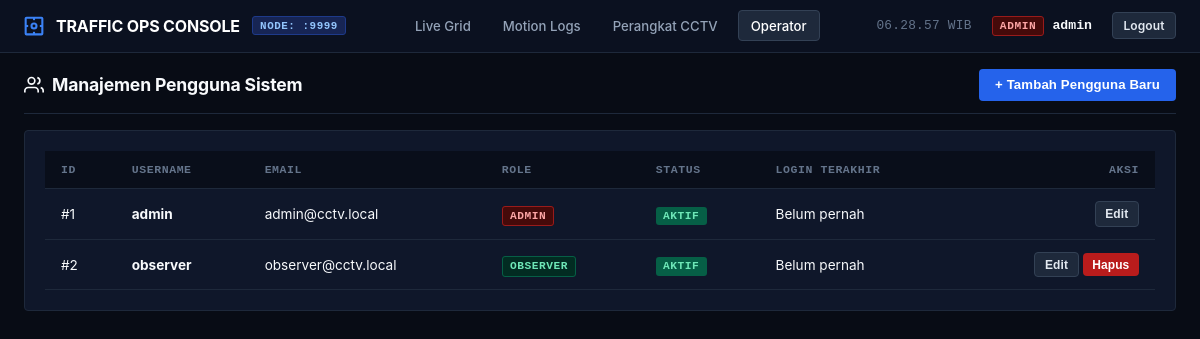
Page /admin/users (signed in) on the committed database.
### tables this page shows
CREATE TABLE IF NOT EXISTS `users` (
    `id` INT AUTO_INCREMENT PRIMARY KEY,
    `username` VARCHAR(50) NOT NULL UNIQUE,
    `email` VARCHAR(100) NOT NULL UNIQUE,
    `password_hash` VARCHAR(255) NOT NULL,
    `role` ENUM('admin', 'observer') NOT NULL DEFAULT 'observer',
    `is_active` TINYINT(1) NOT NULL DEFAULT 1,
    `last_login_at` DATETIME NULL,
    `created_at` DATETIME NOT NULL DEFAULT CURRENT_TIMESTAMP,
    `updated_at` DATETIME NOT NULL DEFAULT CURRENT_TIMESTAMP ON UPDATE CURRENT_TIMESTAMP,
    INDEX `idx_users_role` (`role`),
    INDEX `idx_users_status` (`is_active`)
);

### controllers/UserController.php (called while the page is built, shortened)
<?php
require_once __DIR__ . '/../models/User.php';
require_once __DIR__ . '/../config/security.php';
class UserController {
    public function index(): void {
        $currentUser = requireAdmin();
        $users = User::all();
        require __DIR__ . '/../views/admin/users.php';
    }
}

### models/User.php (called while the page is built, shortened)
<?php
class User {
    public static function all(): array {
        $db = Database::getConnection();
        $stmt = $db->query('SELECT id, username, email, role, is_active, last_login_at, created_at FROM users ORDER BY id ASC');
        return $stmt->fetchAll();
    }
}

### config/security.php (called while the page is built, shortened)
<?php
function e(string $string): string {
    return htmlspecialchars($string, ENT_QUOTES, 'UTF-8');
}

### views/admin/users.php (the view, shortened to what this page needs)
<?php
$activePage = 'users';
require __DIR__ . '/../layouts/header.php';
?>
<div class="toolbar">
    <div class="toolbar-title">
        <svg width="20" height="20" viewBox="0 0 24 24" fill="none" stroke="currentColor" stroke-width="2">
            <path d="M17 21v-2a4 4 0 0 0-4-4H5a4 4 0 0 0-4 4v2"></path>
            <circle cx="9" cy="7" r="4"></circle>
            <path d="M23 21v-2a4 4 0 0 0-3-3.87"></path>
            <path d="M16 3.13a4 4 0 0 1 0 7.75"></path>
        </svg>
        <span>Manajemen Pengguna Sistem</span>
    </div>
    <button class="btn btn-primary" onclick="openAddUserModal()">+ Tambah Pengguna Baru</button>
</div>
<div class="card">
    <div class="table-responsive">
        <table class="table">
            <thead>
                <tr>
                    <th>ID</th>
                    <th>Username</th>
                    <th>Email</th>
                    <th>Role</th>
                    <th>Status</th>
                    <th>Login Terakhir</th>
                    <th style="text-align: right;">Aksi</th>
                </tr>
            </thead>
            <tbody>
                <?php foreach ($users as $u): ?>
                    <tr>
                        <td>#<?= (int)$u['id'] ?></td>
                        <td><strong><?= e($u['username']) ?></strong></td>
                        <td><?= e($u['email']) ?></td>
                        <td>
                            <span class="role-pill role-<?= e($u['role']) ?>"><?= e($u['role']) ?></span>
                        </td>
                        <td>
                            <?php if (!empty($u['is_active'])): ?>
                                <span class="role-pill" style="background:#065f46;color:#6ee7b7;">Aktif</span>
                            <?php else: ?>
                                <span class="role-pill" style="background:#991b1b;color:#fca5a5;">Nonaktif</span>
                            <?php endif; ?>
                        </td>
                        <td><?= e($u['last_login_at'] ?? 'Belum pernah') ?></td>
                        <td style="text-align: right;">
                            <button class="btn btn-secondary" style="padding: 0.3rem 0.6rem; font-size: 0.75rem;" onclick='openEditUserModal(<?= json_encode($u, JSON_HEX_TAG | JSON_HEX_APOS | JSON_HEX_QUOT | JSON_HEX_AMP) ?>)'>Edit</button>
                            <?php if ((int)$u['id'] !== $currentUser['id']): ?>
                                <form action="<?= APP_URL ?>/admin/users/<?= (int)$u['id'] ?>/delete" method="POST" style="display: inline-block;" onsubmit="return confirm('Hapus akun ini?');">
                                    <button type="submit" class="btn btn-danger" style="padding: 0.3rem 0.6rem; font-size: 0.75rem;">Hapus</button>
                                </form>
                            <?php endif; ?>
                        </td>
                    </tr>
                <?php endforeach; ?>
            </tbody>
        </table>
    </div>
</div>
<?php require __DIR__ . '/../layouts/footer.php'; ?>

### views/layouts/header.php (shortened to what this page needs)
<?php
$currentUser = $_SESSION['user_id'] ?? null ? [
    'id'       => (int)$_SESSION['user_id'],
    'username' => $_SESSION['username'],
    'role'     => $_SESSION['role']
] : null;
$activePage = $activePage ?? 'dashboard';
?>
<!DOCTYPE html>
<html lang="id">
<head>
    <link rel="stylesheet" href="<?= APP_URL ?>/assets/css/style.css">
</head>
<body>
<?php if ($currentUser): ?>
<header class="navbar">
    <div class="nav-brand">
        <span>TRAFFIC OPS CONSOLE</span>
        <span class="brand-badge">NODE: :9999</span>
    </div>
    <nav class="nav-menu">
        <a href="<?= APP_URL ?>/dashboard" class="nav-link <?= $activePage === 'dashboard' ? 'active' : '' ?>">Live Grid</a>
        <a href="<?= APP_URL ?>/motion-events" class="nav-link <?= $activePage === 'motion-events' ? 'active' : '' ?>">
            Motion Logs
        </a>
        <?php if ($currentUser['role'] === 'admin'): ?>
            <a href="<?= APP_URL ?>/admin/cameras" class="nav-link <?= $activePage === 'cameras' ? 'active' : '' ?>">Perangkat CCTV</a>
            <a href="<?= APP_URL ?>/admin/users" class="nav-link <?= $activePage === 'users' ? 'active' : '' ?>">Operator</a>
        <?php endif; ?>
    </nav>
    <div class="nav-actions">
        <span class="clock-display" id="topNavClock">--:--:-- WIB</span>
        <div class="user-badge">
            <span class="role-pill role-<?= e($currentUser['role']) ?>"><?= e($currentUser['role']) ?></span>
            <span style="font-weight: 600; font-family: ui-monospace, monospace;"><?= e($currentUser['username']) ?></span>
        </div>
        <a href="<?= APP_URL ?>/logout" class="btn btn-secondary" style="padding: 0.3rem 0.65rem; font-size: 0.75rem;">Logout</a>
    </div>
</header>
<?php endif; ?>
<main class="container">

### assets/css/style.css (style rules this page uses)
:root { color-scheme: dark; --bg-main: #080c15; --bg-card: #0f172a; --bg-card-hover: #152238; --border-color: #1e293b; --border-highlight: #334155; --text-primary: #f8fafc; --text-secondary: #94a3b8; --text-muted: #64748b; --accent-blue: #2563eb; --accent-blue-hover: #1d4ed8; --status-online: #10b981; --status-offline: #ef4444; --status-motion: #f59e0b; }
* { box-sizing: border-box; margin: 0; padding: 0; }
body { background-color: var(--bg-main); color: var(--text-primary); font-family: -apple-system, BlinkMacSystemFont, "Segoe UI", Roboto, "Helvetica Neue", Arial, sans-serif; min-height: 100vh; display: flex; flex-direction: column; -webkit-font-smoothing: antialiased; }
a { color: inherit; text-decoration: none; }
.navbar { background-color: #0b1120; border-bottom: 1px solid var(--border-color); padding: 0.65rem 1.5rem; display: flex; align-items: center; justify-content: space-between; position: sticky; top: 0; z-index: 50; }
.nav-brand { display: flex; align-items: center; gap: 0.75rem; font-weight: 700; font-size: 1rem; color: #fff; letter-spacing: -0.01em; }
.brand-badge { background: #172554; border: 1px solid #1e3a8a; color: #93c5fd; font-size: 0.68rem; padding: 0.15rem 0.45rem; border-radius: 3px; font-weight: 600; font-family: ui-monospace, SFMono-Regular, monospace; text-transform: uppercase; letter-spacing: 0.05em; }
.nav-menu { display: flex; align-items: center; gap: 0.5rem; }
.nav-link { font-size: 0.825rem; color: var(--text-secondary); transition: all 0.15s ease; padding: 0.4rem 0.75rem; border-radius: 4px; font-weight: 500; }
.nav-link.active { color: #fff; background-color: #1e293b; border: 1px solid #334155; }
.nav-actions { display: flex; align-items: center; gap: 1.25rem; }
.clock-display { font-family: ui-monospace, SFMono-Regular, monospace; font-size: 0.8rem; color: var(--text-muted); letter-spacing: 0.02em; }
.user-badge { display: flex; align-items: center; gap: 0.5rem; font-size: 0.825rem; }
.role-pill { padding: 0.2rem 0.45rem; border-radius: 3px; font-size: 0.7rem; font-weight: 700; font-family: ui-monospace, monospace; text-transform: uppercase; letter-spacing: 0.05em; }
.role-admin { background: #450a0a; border: 1px solid #991b1b; color: #fca5a5; }
.role-observer { background: #022c22; border: 1px solid #065f46; color: #6ee7b7; }
.container { width: 100%; max-width: 1920px; margin: 0 auto; padding: 1rem 1.5rem; flex: 1; }
.toolbar { display: flex; align-items: center; justify-content: space-between; margin-bottom: 1rem; flex-wrap: wrap; gap: 0.75rem; border-bottom: 1px solid var(--border-color); padding-bottom: 0.75rem; }
.toolbar-title { font-size: 1.1rem; font-weight: 700; display: flex; align-items: center; gap: 0.5rem; letter-spacing: -0.01em; }
.card { background: var(--bg-card); border: 1px solid var(--border-color); border-radius: 4px; padding: 1.25rem; margin-bottom: 1.25rem; }
.btn { display: inline-flex; align-items: center; gap: 0.4rem; padding: 0.55rem 1rem; font-size: 0.825rem; font-weight: 600; border-radius: 4px; border: none; cursor: pointer; transition: all 0.15s ease; letter-spacing: 0.01em; }
.btn-primary { background: var(--accent-blue); color: #fff; }
.btn-danger { background: #b91c1c; color: #fff; }
.btn-secondary { background: #1e293b; border: 1px solid #334155; color: #e2e8f0; }
.table-responsive { overflow-x: auto; }
.table { width: 100%; border-collapse: collapse; font-size: 0.85rem; text-align: left; }
.table th, .table td { padding: 0.75rem 1rem; border-bottom: 1px solid var(--border-color); }
.table th { background: #090e1a; color: var(--text-muted); font-weight: 600; font-size: 0.72rem; text-transform: uppercase; letter-spacing: 0.05em; font-family: ui-monospace, monospace; }

### rows in the picture
users: role "ADMIN", username "admin", id "1", email "admin@cctv.local", is_active "AKTIF", last_login_at "Belum pernah"
users: id "2", username "observer", email "observer@cctv.local", role "OBSERVER", is_active "AKTIF", last_login_at "Belum pernah"
